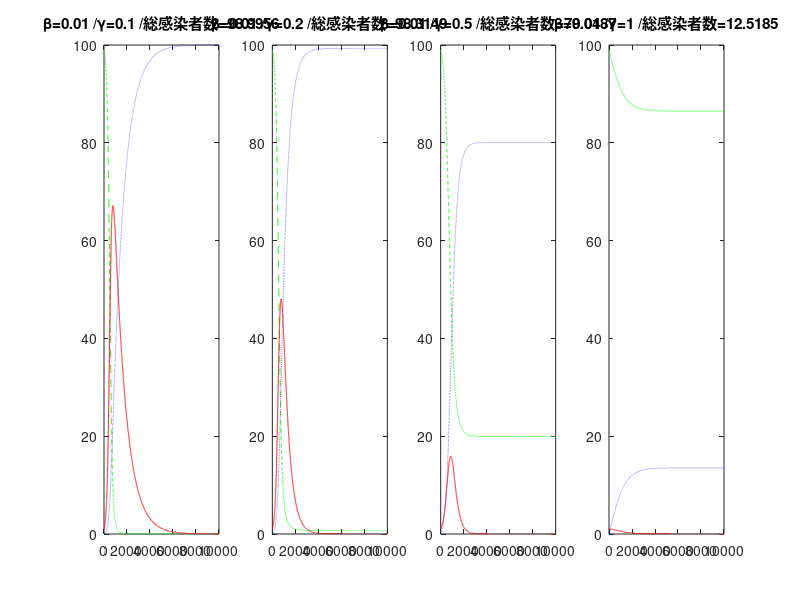

Here is the MATLAB script that generated this plot:
dt=0.01;Tmax=10000;
S=zeros(1,Tmax);S(1)=99;%未感染者数
I=zeros(1,Tmax);I(1)=1;%感染者数
R=zeros(1,Tmax);R(1)=0;%回復者数
X=1:Tmax;
b=0.01;g=[0.1 0.2 0.5 1.0];     %gの値を要素数4のベクトルとして用意
figure('Position',[0 400 1000 250]);    %ウィンドウのサイズと位置は適宜調節する
for J=1:4               %Jを1から4まで増加させる
    for T=1:Tmax-1      %g(J)として，Jの値に応じて異なるgの値を用いる
        S(T+1)=S(T)+dt*( -b*S(T)*I(T)           );
        I(T+1)=I(T)+dt*(  b*S(T)*I(T) -g(J)*I(T)   );
        R(T+1)=R(T)+dt*(               g(J)*I(T)   );
    end
    subplot(1,4,J);plot(X,S,'g--',X,I,'r',X,R,'b:');    %縦1行，横4列のタイルのJ番目にプロット
    title(strcat('β=',num2str(b),' /γ=',num2str(g(J)),' /総感染者数=',num2str(S(1)-S(Tmax)) ));
end     %8行目まで戻り，Jの値を増加して計算し直す
